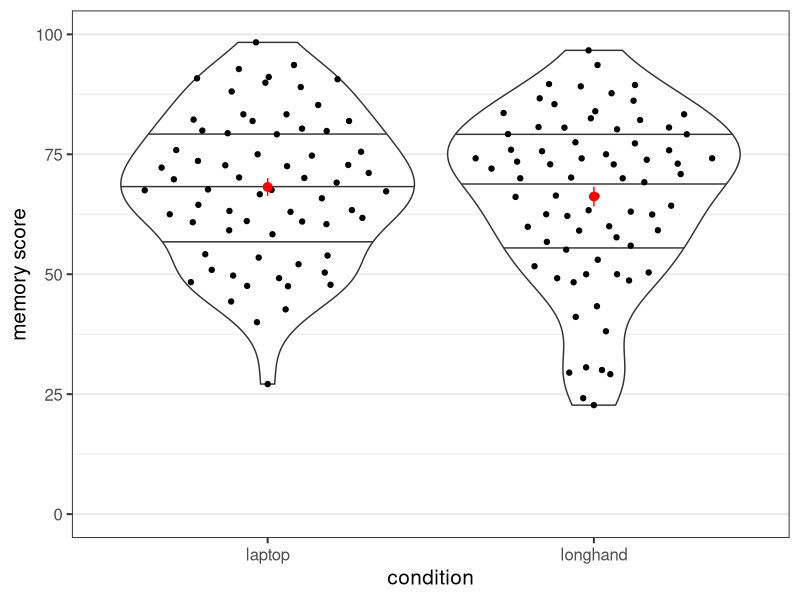
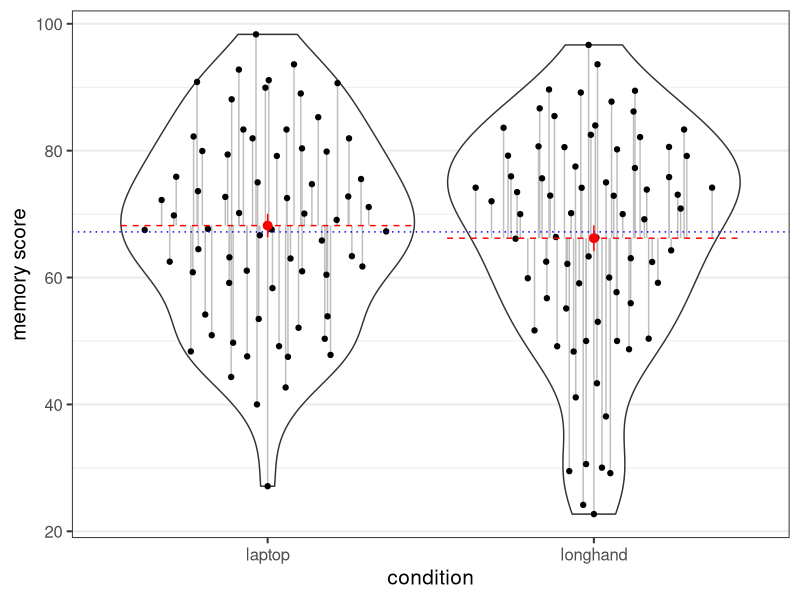
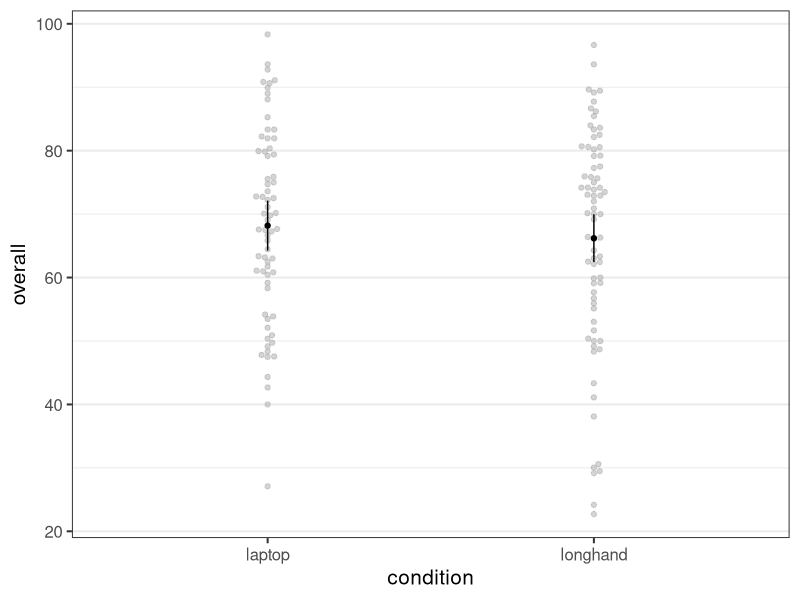
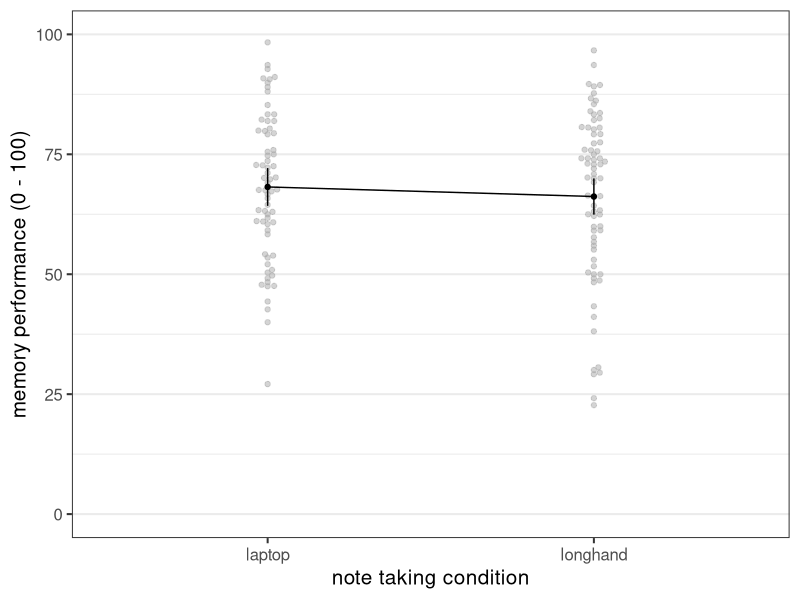

Source code (R) for these figures, in order:
## ---- chunk 1
library("tidyverse")
library("afex")
library("ggbeeswarm")
theme_set(theme_bw(base_size = 15) + 
            theme(legend.position="bottom", 
                  panel.grid.major.x = element_blank()))
## ---- chunk 2
#load("data/laptop_urry.rda")
data("laptop_urry", package = "afex")
## ---- chunk 3
set.seed(1234566)
p1 <- ggplot(laptop_urry, aes(x = condition, y = overall)) +
  geom_violin(draw_quantiles = c(0.25, 0.5, 0.75)) +
  ggbeeswarm::geom_quasirandom() +
  stat_summary(colour = "red") +
  coord_cartesian(ylim = c(0, 100)) +
  labs(y = "memory score")
p1
## ---- chunk 4

set.seed(1234566)
p1_de <- ggplot_build(p1)
# str(p1_de$data, 2)
# p1$data

lap2 <- laptop_urry %>% 
  mutate(xpoint = p1_de$data[[2]]$x)

lap3 <- laptop_urry %>% 
  group_by(condition) %>% 
  summarise(overall = mean(overall))

lap4 <- lap3 %>% 
  summarise(overall = mean(overall))

lap5 <- p1_de$data[[1]] %>% 
  group_by(x) %>% 
  summarise(xmin = first(xmin),
            xmax = first(xmax)) %>% 
  bind_cols(lap3)


lap6 <- p1_de$data[[2]] %>% 
  group_by(group) %>% 
  mutate(overall = mean(y)) %>% 
  as_tibble() %>% 
  select(-size, - fill, -alpha, - stroke)

set.seed(1234566)
ggplot(laptop_urry, aes(x = condition, y = overall)) +
  geom_violin() +
  geom_segment(data = lap6, 
               mapping = aes(x = x, xend = x, y = overall, yend = y),
               colour = "grey") +
  ggbeeswarm::geom_quasirandom() +
  geom_hline(yintercept = lap4$overall, linetype = 3, colour = "blue") +
  geom_segment(data = lap5, mapping = aes(x = xmin, xend = xmax,
                                          y = overall, yend = overall),
               colour = "red", linetype = 2) +
  stat_summary(colour = "red") +
  #coord_cartesian(ylim = c(0, 100)) +
  labs(y = "memory score")

## ---- chunk 5
alap <- aov_car(overall ~ condition + Error(pid), laptop_urry)

lap2 <- laptop_urry %>% 
  select(-talk, -factual, -conceptual) %>% 
  mutate(
    `-----` = "    ",
    intercept = unname(coef(alap$lm)[1]),
    iv_effect = (as.numeric(condition)-1.5)*-2*unname(coef(alap$lm)[2])
      ) %>% 
  mutate(prediction = intercept + iv_effect) %>% 
  mutate(residual = residuals(alap))
knitr::kable(head(lap2), digits = 1)
## ---- chunk 6
library("afex")
library("emmeans")
library("tidyverse")
theme_set(theme_bw(base_size = 15) + 
            theme(legend.position="bottom", 
                  panel.grid.major.x = element_blank()))
## ---- chunk 7
data("laptop_urry")
str(laptop_urry)
## ---- chunk 8
res1 <- aov_car(overall ~ condition + Error(pid), laptop_urry)
## ---- chunk 9
res1b <- aov_car(overall ~ 1 + condition + Error(pid), laptop_urry)
all.equal(res1, res1b)
## ---- chunk 10
res1
## ---- chunk 11
afex_plot(res1, "condition")
## ---- chunk 12
p1 <- afex_plot(res1, "condition")
p1 + 
  labs(x = "note taking condition", y = "memory performance (0 - 100)") +
  coord_cartesian(ylim = c(0, 100)) +
  geom_line(aes(group = 1))
## ---- chunk 13
emmeans(res1, "condition")
## ---- chunk 14
em1 <- emmeans(res1, "condition")
pairs(em1)
## ---- chunk 15
em1 %>% 
  pairs() %>% 
  as.data.frame() %>% 
  format(digits = 1, nsmall = 1)
